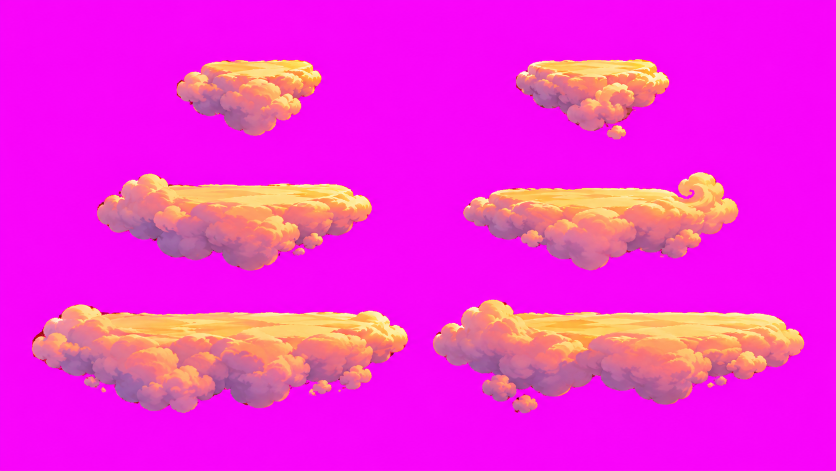
#> input picture tools/world/clouds/sheet.png, 1672 x 941 px (shown at 1/2 size)
$ python clouds.py
#> lines starting #> are read from the running program, lines starting #| are printed output that depends on the picture
# clouds.py : the Sky Path — a trail of cloud platforms leading on from Ivy Summit's right end, high over the terrace;
# you run and jump from cloud to cloud (each its own height); fall between them and you drop to the floor below.
#   in : tools/world/clouds/sheet.png (GPT: 6 cloud platforms on magenta — 2 small, 2 medium, 2 large)
#   out: public/assets/world/clouds/c<i>.png (each cloud keyed), src/data/world-clouds.json:
#        sprites (size, the rows of its flat top face), band (the lane's y: the top face as walked), path (each cloud:
#        x0..x1, its height z, which sprite, a treasure on it)
#   python3 tools/world/clouds.py   (then tools/world/strip.py: the lane joins the world's floor)
import json, os
import numpy as np, cv2
from scipy import ndimage
G = os.path.dirname(os.path.abspath(__file__)) + '/'
R = G + '../../'
OUT = R + 'public/assets/world/clouds/'; os.makedirs(OUT, exist_ok=True)
im = cv2.imread(G + 'clouds/sheet.png').astype(np.float32)
dist = np.sqrt((im[..., 2] - 255) ** 2 + im[..., 1] ** 2 + (im[..., 0] - 255) ** 2)
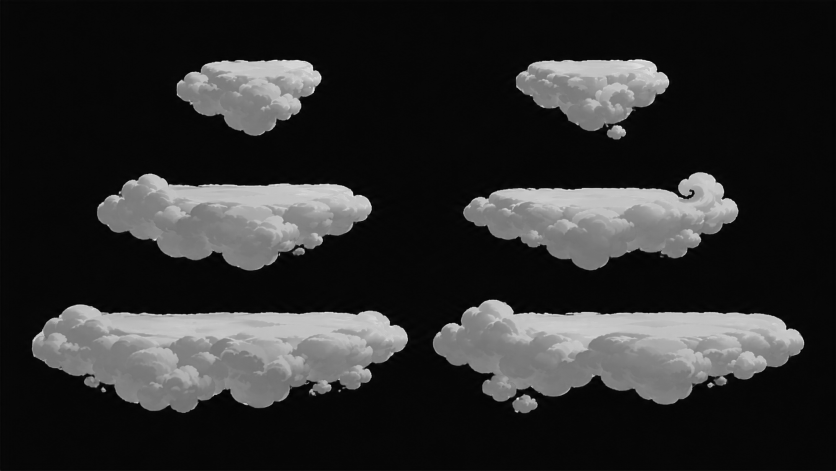
#> dist: shape (941, 1672) float32 (shown at 1/2 size); min 1, max 332, mean 59.6; drawn with min black and max white
alpha = np.clip((dist - 70) / 80, 0, 1)
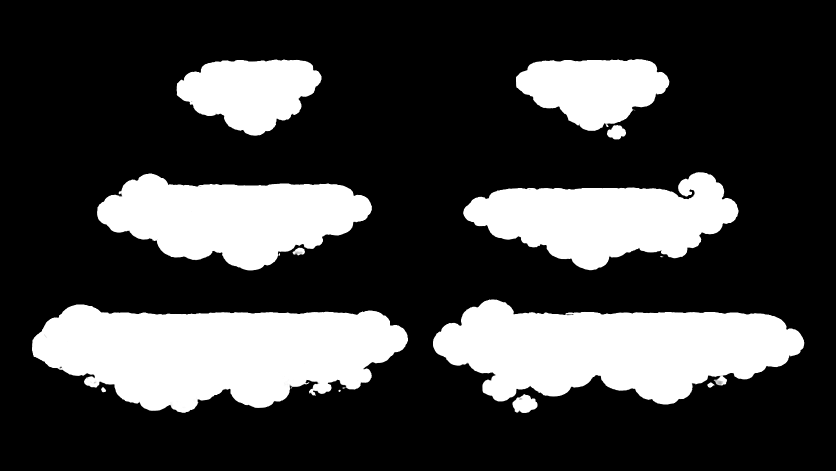
#> alpha: shape (941, 1672) float32 (shown at 1/2 size); min 0, max 1, mean 0.258
M = np.array([255, 0, 255], np.float32)
aa = np.maximum(alpha, 0.25)[..., None]
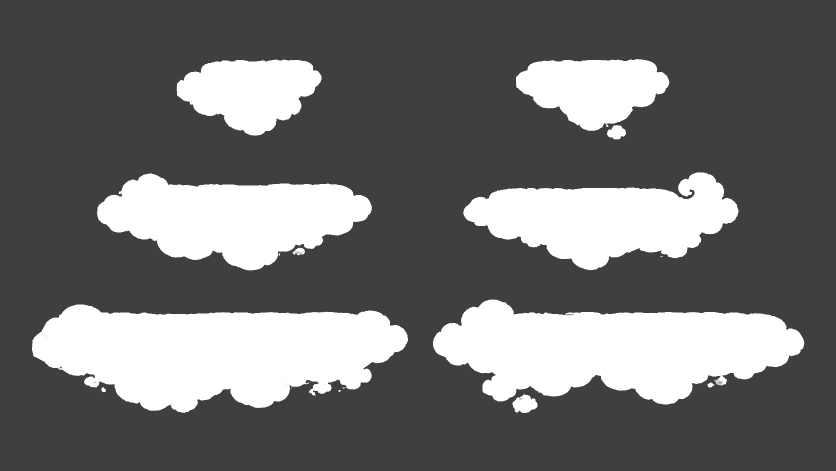
#> aa: shape (941, 1672, 1) float32 (shown at 1/2 size); min 0.25, max 1, mean 0.443
col = np.where((alpha > 0)[..., None], np.clip((im - (1 - aa) * M) / aa, 0, 255), im)   # the magenta out of the soft edge
lab, _ = ndimage.label(ndimage.binary_closing(alpha > 0.5, iterations=4))
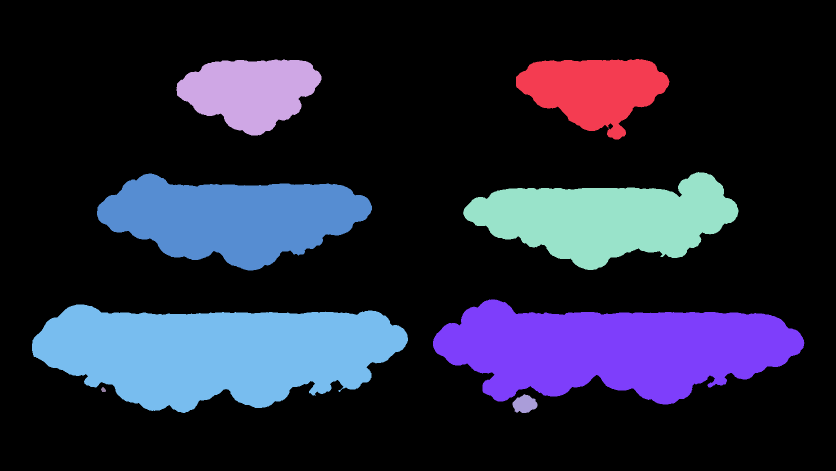
#> lab: shape (941, 1672) int32 (shown at 1/2 size); 11 distinct labels, from 0 to 10; one colour per label, 0 black
boxes = [(sl[1].start, sl[0].start, sl[1].stop, sl[0].stop) for i, sl in enumerate(ndimage.find_objects(lab)) if (lab[sl] == i + 1).sum() > 3000]
#> boxes = [(1032, 118, 1339, 279), (353, 119, 643, 271), (926, 344, 1477, 540), (194, 347, 744, 541), (866, 599, 1609, 809), (64, 609, 816, 826)]
boxes.sort(key=lambda b: ((b[2] - b[0]) // 150, b[1], b[0]))   # small, medium, large
sprites = []
for i, (x0, y0, x1, y1) in enumerate(boxes):
  x0, y0, x1, y1 = max(0, x0 - 6), max(0, y0 - 6), x1 + 6, y1 + 6
  c = col[y0:y1, x0:x1]; a = alpha[y0:y1, x0:x1]
  rgba = np.dstack([c, a[..., None] * 255]).clip(0, 255).astype(np.uint8)
  cv2.imwrite(OUT + f'c{i}.png', rgba)
  w = x1 - x0; mid = c[:, int(w * 0.3):int(w * 0.7)]
  yel = (mid[..., 1] > 150) & (mid[..., 2] > 215) & (mid[..., 0] < 200)
  rows = np.nonzero(yel.mean(1) > 0.4)[0]
  sprites.append({'img': f'assets/world/clouds/c{i}.png', 'w': int(w), 'h': int(y1 - y0), 'top': [int(rows.min()), int(rows.max())]})
  print('cloud', i, (x0, y0, x1, y1), 'top face rows', rows.min(), rows.max())
#> this loop made 6 passes
#> (x0, y0, x1, y1, w) on passes 1 to 6: (347, 113, 649, 277, 302), (1026, 112, 1345, 285, 319), (920, 338, 1483, 546, 563), (188, 341, 750, 547, 562), (860, 593, 1615, 815, 755), (58, 603, 822, 832, 764)
#| cloud 0 (347, 113, 649, 277) top face rows 9 75
#| cloud 1 (1026, 112, 1345, 285) top face rows 9 41
#| cloud 2 (920, 338, 1483, 546) top face rows 38 105
#| cloud 3 (188, 341, 750, 547) top face rows 29 91
#| cloud 4 (860, 593, 1615, 815) top face rows 32 106
#| cloud 5 (58, 603, 822, 832) top face rows 23 84
#> pass 1, `c = col[y0:y1, x0:x1]`:
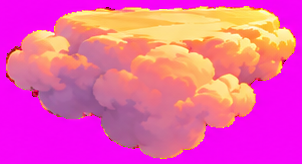
#> c: shape (164, 302, 3) float32; mean B, G, R 172.3, 91, 237.1
#> pass 1, `a = alpha[y0:y1, x0:x1]`:
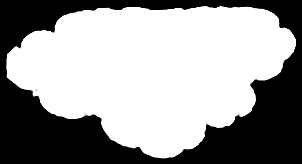
#> a: shape (164, 302) float32; min 0, max 1, mean 0.604
#> pass 1, `mid = c[:, int(w * 0.3):int(w * 0.7)]`:
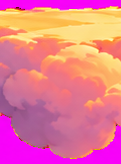
#> mid: shape (164, 121, 3) float32; mean B, G, R 147, 120.3, 231.9
#> after the loop, sprites = 6 items
# the lane (world y) the clouds' top faces make — inside Ivy Summit's floor, so you step off its right end onto it
BAND = [-40, 118]   # as deep as Ivy Summit's floor (its front edge 122): you walk straight on, at any depth
# the path (world x): from Ivy Summit's right end (x 4304, its floor at z 680) to the right, up and down
PATH = [   # a short journey: the first cloud lies over the summit's open end (you step onto it), three clouds of their own
  # size and height (a step up, a jump up to the treasure, a drop down), and the last one lies over Cloud Haven's open end
  {'x': [4180, 4760], 'z': 680, 's': 5},
  {'x': [4820, 5280], 'z': 725, 's': 2},
  {'x': [5340, 5760], 'z': 780, 's': 3, 'reward': {'item': 'elixir', 'every': 300}},
  {'x': [5830, 6250], 'z': 745, 's': 4, 'flip': 1},
  {'x': [6320, 6720], 'z': 800, 's': 4},
]
json.dump({'name': 'Sky Path', 'band': BAND, 'lane': [4304, 6700], 'sprites': sprites, 'path': PATH},
          open(R + 'src/data/world-clouds.json', 'w'), indent=1)
print('sky path', len(PATH), 'clouds')
